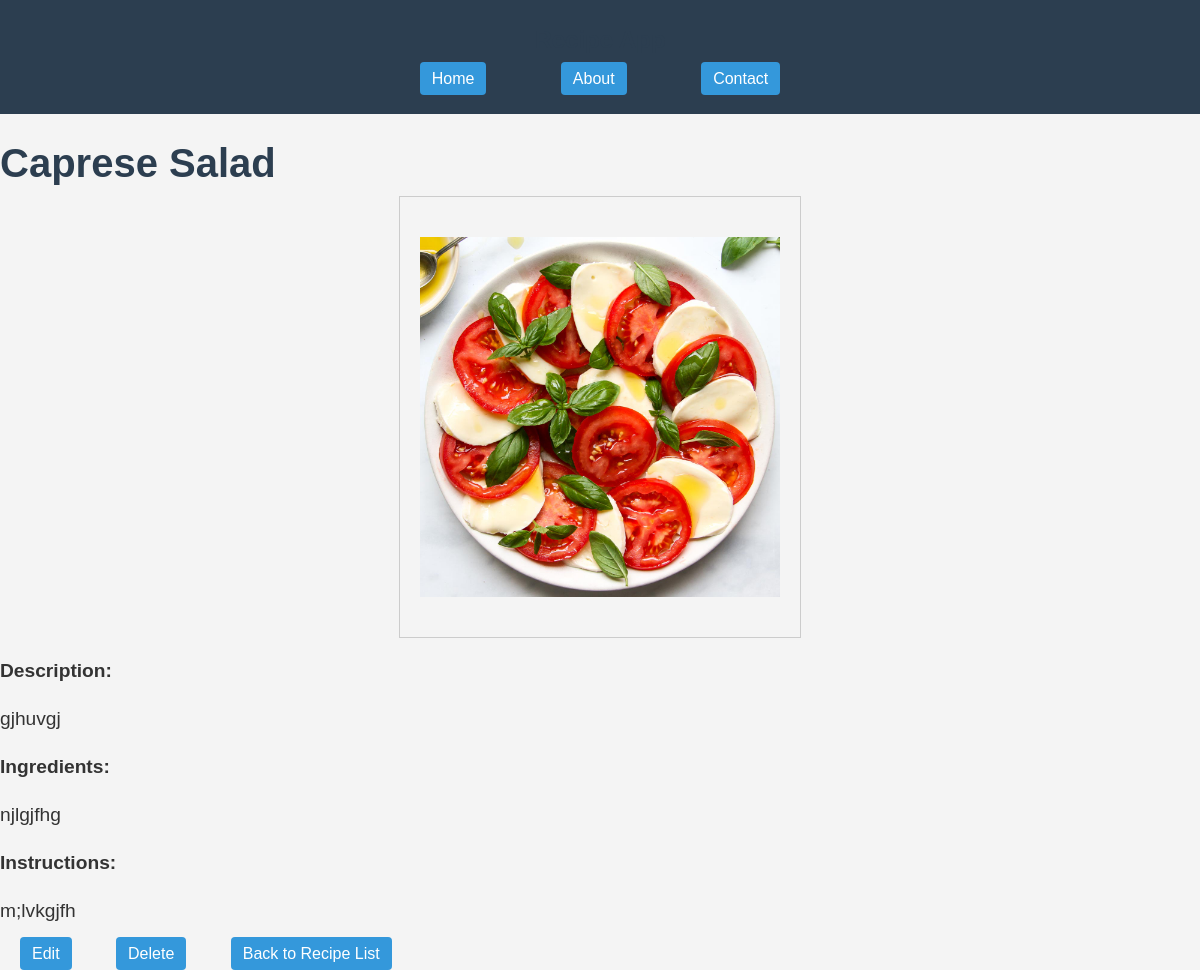
/recipe/caprese-salad/, run on the app's committed database.
### recipes/models.py (models this page shows, shortened)
class Recipe(models.Model):
    title = models.CharField(max_length=100)
    slug = AutoSlugField(populate_from='title', unique=True, null=True)
    recipe_image = models.FileField(upload_to="recipes/", max_length=250, null=True,default=None)
    description = models.TextField()
    ingredients = models.TextField()
    instructions = models.TextField()
    content = HTMLField(default="Content not available")
    created_at = models.DateTimeField(auto_now_add=True)

### recipes/views.py (the view)
# urls.py: path('recipe/<slug:slug>/', views.recipe_detail, name='recipe_detail'),
def recipe_detail(request, slug):
    recipe = get_object_or_404(Recipe, slug=slug)
    return render(request, 'recipes/recipe_detail.html', {'recipe': recipe})

### recipes/templates/recipes/recipe_detail.html (shortened to what this page needs)
{% extends 'recipes/base.html' %}
{% block content %}
<h1>{{ recipe.title }}</h1>
<div class="container">
{% if recipe.recipe_image %}
    <img src="{{ recipe.recipe_image.url }}" alt="{{ recipe.title }}"/>
{% endif %}
</div>
<p><strong>Description: </strong>{{ recipe.description|safe }}</p>
<p><strong>Ingredients: </strong>{{ recipe.ingredients|safe }}</p>
<p><strong>Instructions: </strong>{{ recipe.instructions|safe }}</p>
<a href="{% url 'recipe_update' recipe.slug %}">Edit</a>
<a href="{% url 'recipe_delete' recipe.slug %}">Delete</a>
<a href="{% url 'recipe_list' %}">Back to Recipe List</a>
{% endblock %}

### recipes/static/css/style.css (style rules this page uses)
body { font-family: Arial, sans-serif; background-color: #f4f4f4; color: #333; margin: 0; padding: 0; }
h1, h2 { color: #2c3e50; }
h1 { font-size: 2.5em; margin-bottom: 10px; }
p { font-size: 1.2em; line-height: 1.5; }
.container { width: 30vw; height: 50vh; border: 1px solid #ccc; overflow: hidden; }
.container img { width: 100%; height: 100%; object-fit: contain; }
a, button { color: #fff; background-color: #3498db; padding: 8px 12px; text-decoration: none; border-radius: 4px; margin: 20px; }
.container { max-width: 800px; margin: auto; padding: 20px; }

### data on the page
Recipe: title "Caprese Salad", recipe_image (picture), description "gjhuvgj", ingredients "njlgjfhg", instructions "m;lvkgjfh"
